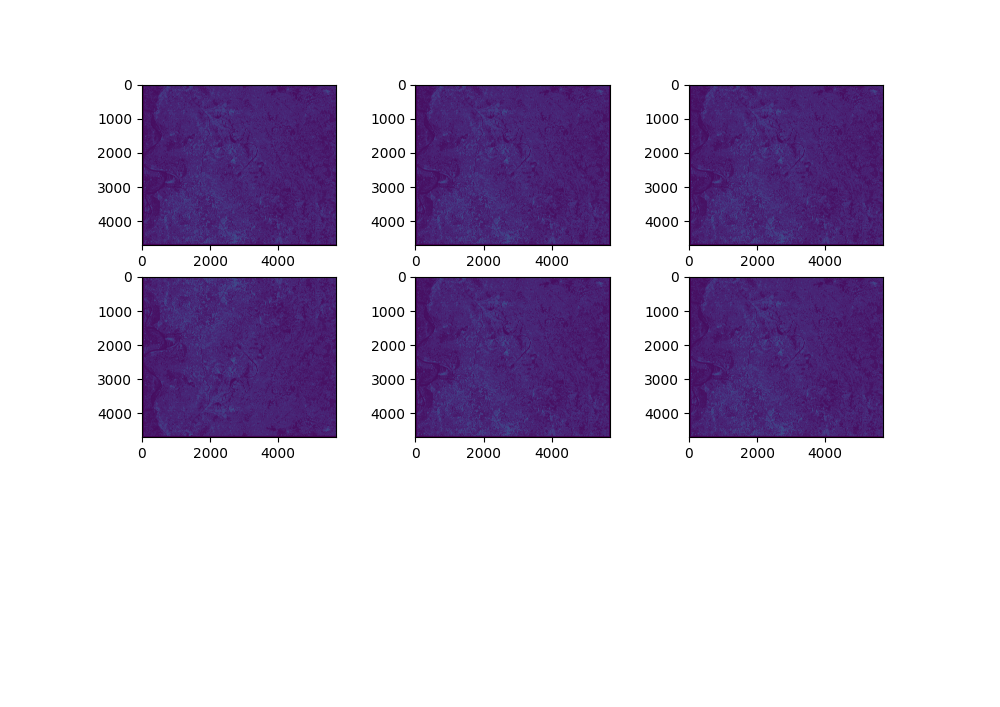

Generate this figure with Python:
from rasterio.plot import show
import rasterio
import matplotlib.pyplot as plt
from keras.preprocessing.image import ImageDataGenerator
from numpy import expand_dims
import scipy
from keras.preprocessing.image import img_to_array

image = rasterio.open("C:\\Users\\ma\\project\\Scripts\\data\\lab3\\data\\HVshahdadpur.tif")
data = image.read()
data = data.transpose(1, 2, 0)


samples = expand_dims(data, 0)
datagen = ImageDataGenerator(vertical_flip=True)
it = datagen.flow(samples, batch_size=1)


plt.figure(figsize=(10, 10))
for i in range(6):
    plt.subplot(330 + 1 + i)
    batch = it.next()
    result = batch[0].astype('uint16')
    plt.imshow(result)

plt.show()
